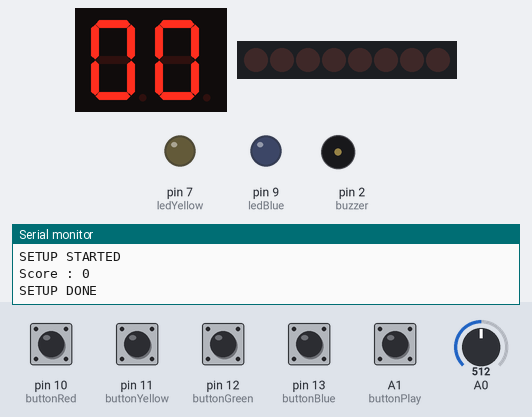
Bench run of a sketch on a simulated Arduino Uno, built with avr-gcc and run on an emulated ATmega328P. Shown: 2-digit seven-segment display, 8 shift-register outputs drawn as a row of LEDs (first output left, lit = HIGH), output pins drawn as LEDs (lit = HIGH), buzzer (waves = sounding), the last lines printed to the serial monitor. Wiring (from diagram.json): 2 × shift register (74HC595): data pin 5; shift clock pin 3; latch pin 4; 2-digit 7-segment display, segments lit when HIGH: segments Q0, Q1, Q2, Q3, Q4, Q5, Q6, Q7, Q8, Q9, Q10, Q11, Q12, Q13, Q14, Q15. Wiring (inferred from the names in the program): shift register (74HC595): data pin 6; shift clock pin 8. Wiring (inferred from the signals the program sends): row of LEDs: on Q0, Q1, Q2, Q3, Q4, Q5, Q6, Q7. Dashed ring = blinking. The test bench sets the inputs (shaded band); at power-on: A1 (buttonPlay), pin 10 (buttonRed), pin 11 (buttonYellow), pin 12 (buttonGreen), pin 13 (buttonBlue) LOW, A0 = 512. Random numbers use the default seed unless the sketch sets one; the segment pins are drawn as the display they are named for; pins used as bus, display or sensor lines are not drawn.

Above: at 2.0 s.
2.1 s: A1 (buttonPlay) pulled HIGH for 0.15 s
At 2.65 s:
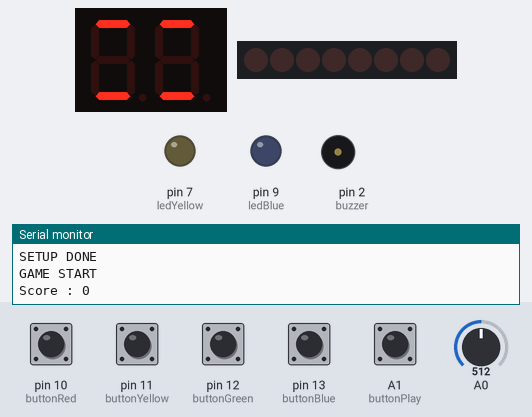
2.8 s: pin 11 (buttonYellow) driven HIGH and pin 12 (buttonGreen) driven HIGH
At 4.3 s:
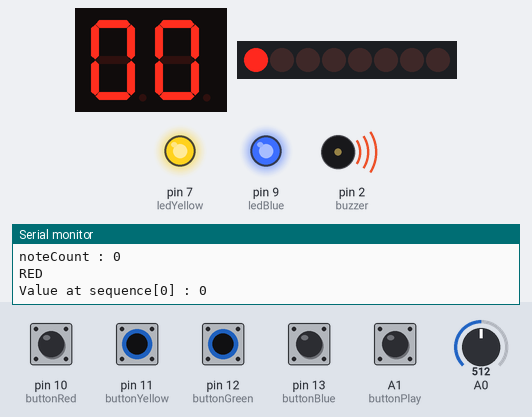
4.8 s: A1 (buttonPlay) pulled HIGH for 1 s
6.4 s: A0 set to 306
At 7.0 s:
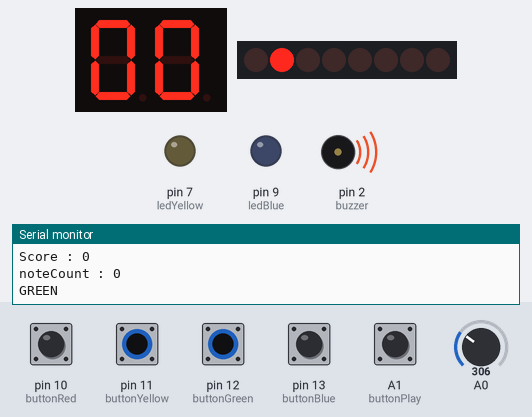
9.4 s: A0 set to 511
12.4 s: pin 11 (buttonYellow) driven LOW
At 14.86 s:
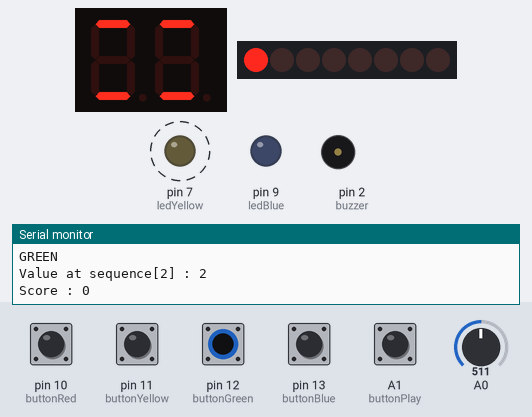
Timing chart, 0 to 15.2 s (numbered marks = the images above; inputs shaded):
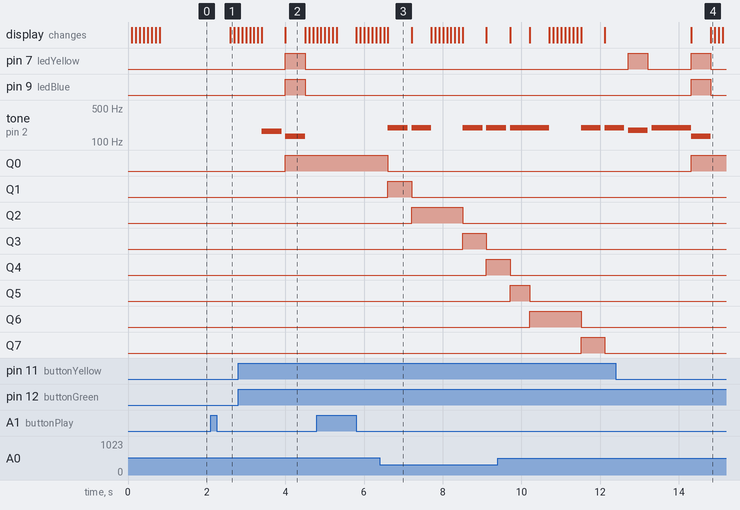

The sketch:

sketch.ino
```cpp
#include "dual-seven-seg.h"

// PINOUT CONSTANTS
const int buttonPlay = A1;
const int buzzer = 2;
const int clock = 3;
const int latch = 4;
const int data = 5;
const int ledRed = 6;
const int ledYellow = 7;
const int ledGreen = 8;
const int ledBlue = 9;
const int buttonRed = 10;
const int buttonYellow = 11;
const int buttonGreen = 12;
const int buttonBlue = 13;

// VALUE CONSTANTS
const int duration = 500;
const int red = 0;
const int yellow = 1;
const int green = 2;
const int blue = 3;

// Determines the game's target score for victory
const int sequenceLength = 100;

const byte digits[] {
// ABCDEFGDp
// ||||||||
  B11111100, // 0
  B01100000, // 1
  B11011010, // 2
  B11110010, // 3
  B01100110, // 4
  B10110110, // 5
  B10111110, // 6
  B11100000, // 7
  B11111110, // 8
  B11110110  // 9
};

const byte digitDance[] = {
// ABCDEFGDp
// ||||||||
  B10010000,
  B01001000,
  B00000010,
  B00100100
};

// GLOBAL VARIABLES
int sequence[sequenceLength];
int noteCount;
bool play;
bool success;

// DEFINES
#define NOTE_C  131
#define NOTE_D  147
#define NOTE_E  165
#define NOTE_F  175
#define NOTE_G  196
#define NOTE_A  220
#define NOTE_B  247

DualSevenSeg DSS = DualSevenSeg(data, latch, clock, true);

void setHit(String color, int ledPin, int note, int durationOpt = duration);

void setup() {
  Serial.begin(9600);
  Serial.println("SETUP STARTED");
  pinMode(buttonPlay, INPUT);
  pinMode(buzzer, OUTPUT);
  pinMode(buttonRed, INPUT);
  pinMode(buttonYellow, INPUT);
  pinMode(buttonGreen, INPUT);
  pinMode(buttonBlue, INPUT);
  pinMode(ledRed, OUTPUT);
  pinMode(ledYellow, OUTPUT);
  pinMode(ledGreen, OUTPUT);
  pinMode(ledBlue, OUTPUT);
  play = false;
  displayScore();
  Serial.println("SETUP DONE");
}

void loop() {
  if (digitalRead(buttonPlay) == HIGH) {
    noteCount = 0;
    play = true;
  	success = true;
    delay(duration);
  }
  if (play) {
    Serial.println("GAME START");
    playLoop();
  }
}

int getRandom(int max) {
  randomSeed(analogRead(0));
  return random(max);
}

void playLoop() {
  while(success) {
    displayScore();
    if (noteCount < sequenceLength) {
      Serial.print("noteCount : ");
      Serial.println(noteCount);
      sequence[noteCount] = getRandom(4);
      playSequence();
      userTurn();
      noteCount++;
    } else {
      Serial.println("WINNER WINNER CHICKEN DINNER");
      showVictory();
      success = false;
      play = false;
      noteCount = 0;
    }
  }
}

void playSequence() {
  for (int i = 0; i <= noteCount; i++) {
    switch (sequence[i]) {
	  case red:
	    setHit("RED", ledRed, NOTE_E);
        break;
      case yellow:
	setHit("YELLOW", ledYellow, NOTE_F);
	break;
      case green:
	setHit("GREEN", ledGreen, NOTE_G);
	break;
      case blue:
	setHit("BLUE", ledBlue, NOTE_A);
	break;
    }
    delay(100);
  }
}

void userTurn() {
  int i = 0;
  while(i <= noteCount && success == true) {
    Serial.print("Value at sequence[");
    Serial.print(i);
    Serial.print("] : ");
    Serial.println(sequence[0]);
    if (digitalRead(buttonRed) == HIGH && sequence[i] == red) {
      setHit("RED", ledRed, NOTE_E);
      i++;
    } else if(digitalRead(buttonYellow) == HIGH && sequence[i] == yellow) {
      setHit("YELLOW", ledYellow, NOTE_F);
      i++;
    } else if(digitalRead(buttonGreen) == HIGH && sequence[i] == green) {
      setHit("GREEN", ledGreen, NOTE_G);
      i++;
    } else if(digitalRead(buttonBlue) == HIGH && sequence[i] == blue) {
      setHit("BLUE", ledBlue, NOTE_A);
      i++;
    } else if(digitalRead(buttonRed) == HIGH
             || digitalRead(buttonYellow) == HIGH
             || digitalRead(buttonGreen) == HIGH
             || digitalRead(buttonBlue) == HIGH) {
      showError();
      noteCount = 0;
      displayScore();
      success = false;
    }
  }
}

void setHit(String color, int ledPin, int note, int durationOpt) {
  Serial.println(color);
  digitalWrite(ledPin, HIGH);
  tone(buzzer, note, durationOpt);
  delay(duration);
  digitalWrite(ledPin, LOW);
}

void displayScore() {
  Serial.print("Score : ");
  Serial.println(noteCount);
  DSS.displayNumber(noteCount);
}

void showError() {
  digitalWrite(ledRed, HIGH);
  digitalWrite(ledYellow, HIGH);
  digitalWrite(ledGreen, HIGH);
  digitalWrite(ledBlue, HIGH);
  tone(buzzer, NOTE_C, duration);
  delay(duration);
  digitalWrite(ledRed, LOW);
  digitalWrite(ledYellow, LOW);
  digitalWrite(ledGreen, LOW);
  digitalWrite(ledBlue, LOW);
}

void showVictory() {
  setHit("RED", ledRed, NOTE_E, 100);
  setHit("YELLOW", ledYellow, NOTE_F, 100);
  setHit("GREEN", ledGreen, NOTE_G, 100);
  setHit("BLUE", ledBlue, NOTE_A, 100);

  setHit("BLUE", ledBlue, NOTE_A, 100);
  setHit("GREEN", ledGreen, NOTE_G, 100);
  setHit("YELLOW", ledYellow, NOTE_F, 100);
  setHit("RED", ledRed, NOTE_E, 100);

  setHit("RED", ledRed, NOTE_E, 100);
  setHit("YELLOW", ledYellow, NOTE_F, 100);
  setHit("GREEN", ledGreen, NOTE_G, 100);
  setHit("BLUE", ledBlue, NOTE_A, 100);

  setHit("BLUE", ledBlue, NOTE_A, 100);
  setHit("GREEN", ledGreen, NOTE_G, 100);
  setHit("YELLOW", ledYellow, NOTE_F, 100);
  setHit("RED", ledRed, NOTE_E, 100);
}
```

dual-seven-seg.cpp
```cpp
#include "dual-seven-seg.h"
#include <Arduino.h>

const byte decimalDigits[] {
// ABCDEFGDp
// ||||||||
  B11111100, // 0
  B01100000, // 1
  B11011010, // 2
  B11110010, // 3
  B01100110, // 4
  B10110110, // 5
  B10111110, // 6
  B11100000, // 7
  B11111110, // 8
  B11110110  // 9
};

const byte hexadecimalDigits[] {
// ABCDEFGDp
// ||||||||
  B11111100, // 0
  B01100000, // 1
  B11011010, // 2
  B11110010, // 3
  B01100110, // 4
  B10110110, // 5
  B10111110, // 6
  B11100000, // 7
  B11111110, // 8
  B11110110, // 9
  B11101110, // A - 10
  B00111110, // B - 11
  B10011100, // C - 12
  B01111010, // D - 13
  B10011110, // E - 14
  B10001110  // F - 15
};

const byte danceDigits[] = {
// ABCDEFGDp
// ||||||||
  B10010000,
  B01001000,
  B00000010,
  B00100100
};

const byte errorDigit = B00000010;

// variables

int _dataPin;
int _latchPin;
int _clockPin;
int _dance;

// constructor

DualSevenSeg::DualSevenSeg(int dataPin, int latchPin, int clockPin, bool dance) {
  _dataPin = dataPin;
  _latchPin = latchPin;
  _clockPin = clockPin;
  pinMode(_dataPin, OUTPUT);
  pinMode(_latchPin, OUTPUT);
  pinMode(_clockPin, OUTPUT);
  _dance = dance;
}

// public methods

void DualSevenSeg::displayNumber(byte number) {
  if (_dance) {
    dance();
  }

  if (number < 100) {
    byte tens = number % 100 / 10;
    byte units = number % 10;
    sendDigits(decimalDigits[tens], decimalDigits[units]);
  } else {
    sendDigits(errorDigit, errorDigit);
  }
}

void DualSevenSeg::displayNumberHex(byte number) {
  if (_dance) {
    dance();
  }

  byte tens = number % 256 / 16;
  byte units = number % 16;
  sendDigits(hexadecimalDigits[tens], hexadecimalDigits[units]);
}

// private methods

void DualSevenSeg::sendDigits(byte tens, byte units) {
  digitalWrite(_latchPin, LOW);
  shiftOut(_dataPin, _clockPin, LSBFIRST, units);
  shiftOut(_dataPin, _clockPin, LSBFIRST, tens);
  digitalWrite(_latchPin, HIGH);
}

void DualSevenSeg::dance() {
  for (int i = 0; i < 8; i++) {
    byte digit = danceDigits[i % 4];
    sendDigits(digit, digit);
    delay(100);
  }
}
```

dual-seven-seg.h
```cpp
#ifndef __DUALSEVENSEG__
#define __DUALSEVENSEG__

#include <Arduino.h>

class DualSevenSeg final {
  public:
    // constructor

    //! Initialize a DualSevenSeg object, setting the pinout and dance flag
    //!
    //! @param dataPin - the number of the digital pin connected to the data pin of the first shift register
    //! @param latchPin - the number of the digital pin connected to the latch pin of the shift registers
    //! @param clockPin - the number of the digital pin connected to the clock pin of the shift registers
    //! @param dance - determines if a dance animation should be played before displaying a value. Set to false by default.
    DualSevenSeg(int dataPin, int latchPin, int clockPin, bool dance);

    // methods

    //! Displays a number between 0 and 99 in decimal on the dual seven segment display
    //!
    //! @param number - the number to be displayed. Values equal to or higher than 100 won't be displayed.
    void displayNumber(byte number);

    //! Displays a number between 0 and FF (= 255) in hexadecimal on the dual seven segment display
    //!
    //! @param number - the number to be displayed.
    void displayNumberHex(byte number);

  private:
    // methods
    void sendDigits(byte tens, byte units);
    void dance();
};

#endif // __SEVENSEG__
```

Measured:
- after the input at 2.1 s, the display: changes after 0.50 s (image 1)
- after the input at 2.8 s, pin 7 (ledYellow), pin 9 (ledBlue): LOW → HIGH after 1.2 s, → LOW 0.50 s later
- after the input at 12.4 s, pin 9 (ledBlue): LOW → HIGH after 1.9 s, → LOW 0.50 s later
- what the display in image 2 shows lasts 0.5 s, from 4.0 s to 4.5 s
- what the display in image 3 shows lasts 0.6 s, from 6.6 s to 7.2 s
